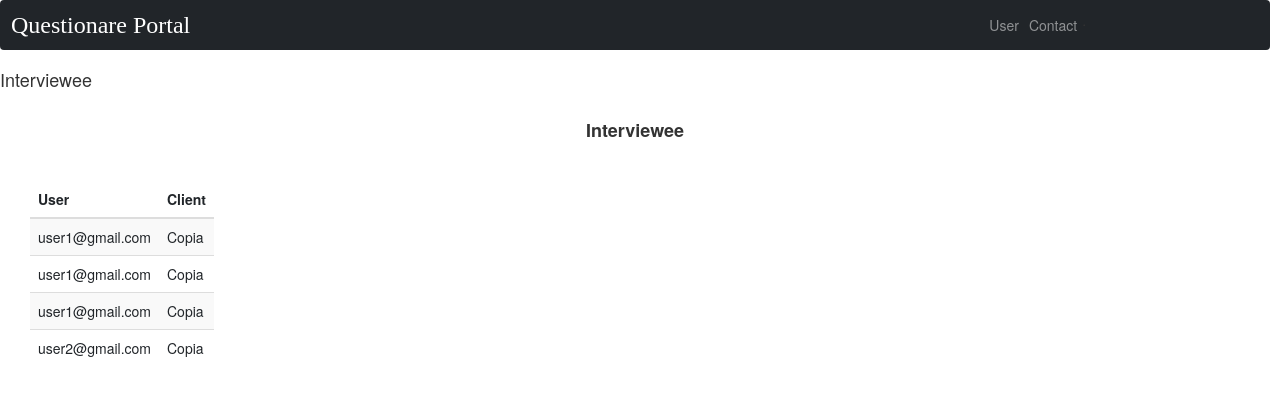
The page /base/intertable/ on the database its author committed.
### base/models.py (models this page shows)
class Interviewee(models.Model):
    user = models.ForeignKey(User, on_delete=models.PROTECT, related_name='+')
    client = models.ForeignKey(Client, on_delete=models.PROTECT)
    interview_date = models.DateField(max_length=255, null=True)
    category_name = models.ForeignKey(Category, on_delete=models.CASCADE, null=True)

class Client(models.Model):
    name = models.CharField(max_length=255)
    address = models.CharField(max_length=255)
    interview_date = models.CharField(max_length=255)
    project_type = models.CharField(max_length=255)
    status = models.BooleanField()
    mentor = models.ForeignKey(Mentor, on_delete=models.PROTECT)
    requirement_id = models.IntegerField(default=0)
    category = models.ForeignKey(Category, on_delete=models.PROTECT)
    user = models.ForeignKey(User, on_delete=models.PROTECT)
    def __str__(self):
        return f'{self.name}'

### users/models.py (models this page shows)
class User(AbstractBaseUser, PermissionsMixin):
    email = models.EmailField(max_length=255, unique=True)
    first_name = models.CharField(max_length=255)
    last_name = models.CharField(max_length=255)
    is_active = models.BooleanField(default=True)
    is_staff = models.BooleanField(default=False)
    objects = UserManager()
    USERNAME_FIELD = 'email'

### base/views.py (the view)
# urls.py: path('intertable/', views.interview_table, name='itable'),
def interview_table(request):
    inter = Interviewee.objects.all()
    return render(request, 'base/interviewtable.html', {'inter': inter})

### templates/base/interviewtable.html (shortened to what this page needs)
{% extends "navbar.html" %}
{% load static %}
{% block title %}
<h4>Interviewee</h4>
{% endblock %}
{% block table %}
<div class="title" style="margin:10px;"><center><h4><b>Interviewee</b></h4></center></div>
<link href="{% static 'https://cdn.jsdelivr.net/npm/bootstrap@5.0.2/dist/css/bootstrap.min.css'%}" rel="stylesheet">
<section>
  <table class="table table-striped" style="width:1200px;margin:30px;">
    <thead>
      <tr>
        <th scope="col"  >User</th>
        <th scope="col" >Client</th>
      </tr>
    </thead>
    <tbody>
      {% for u in inter %}
    <tr>
      <td>{{u.user}}</td>
      <td>{{u.client}}</td>
    </tr>
    {% endfor %}
  </tbody>
</table>
</section>
{% endblock %}

### templates/navbar.html (style rules this page uses)
.table { display: inline flow-root; }

### rows shown on the page
Interviewee: user "user1@gmail.com", client "Copia"
Interviewee: user "user1@gmail.com", client "Copia"
Interviewee: user "user1@gmail.com", client "Copia"
Interviewee: user "user2@gmail.com", client "Copia"
